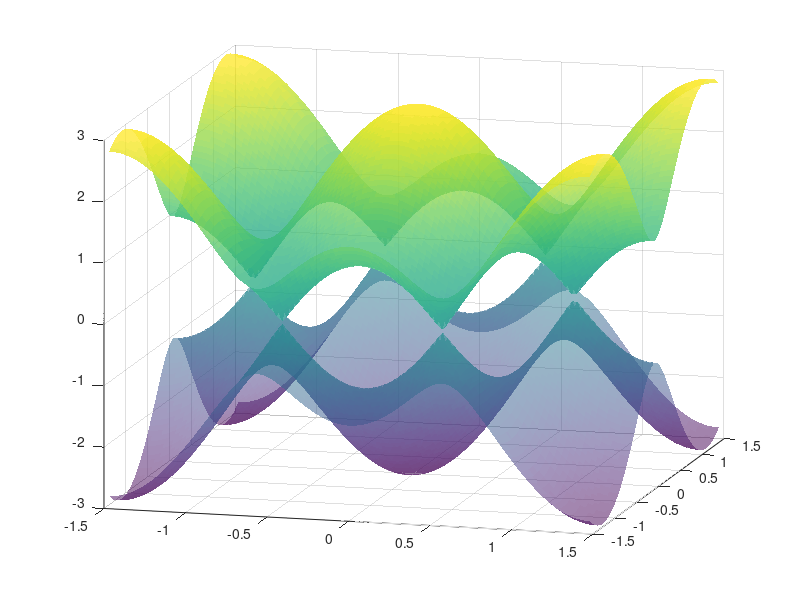

MATLAB code to generate this figure:
clear;
close all;
clc

a0 = 1.42;
alpha0 = 1;

% Define k range
k = -2*pi/(3*a0):2*pi/(3*49.5*a0):2*pi/(3*a0);

M = length(k);

[x,y] = meshgrid(k);

a = 3*a0/2;
b = sqrt(3)*a0/2;

% compute hk for all pairs of kx and ky
hk = exp(1i*y*a0) + exp(1i*(a*x- b*y)) + exp(-1i*(a*x+ b*y));

% pre-allocate your results matrix
E = nan(M,M,2);

for i = 1:M
	for j = 1:M
		H = -alpha0*[0,hk(i,j);conj(hk(i,j)),0];
		E(i,j,:) = eig(H);
	end
end
figure; 
surf(x,y,E(:,:,1),'facealpha',.5,'edgecolor','none');
surf(x,y,E(:,:,2),'facealpha',.5,'edgecolor','none');

hold on
surf(x,y,-E(:,:,1),'facealpha',.5,'edgecolor','none');
surf(x,y,-E(:,:,2),'facealpha',.5,'edgecolor','none');

view(15,15)